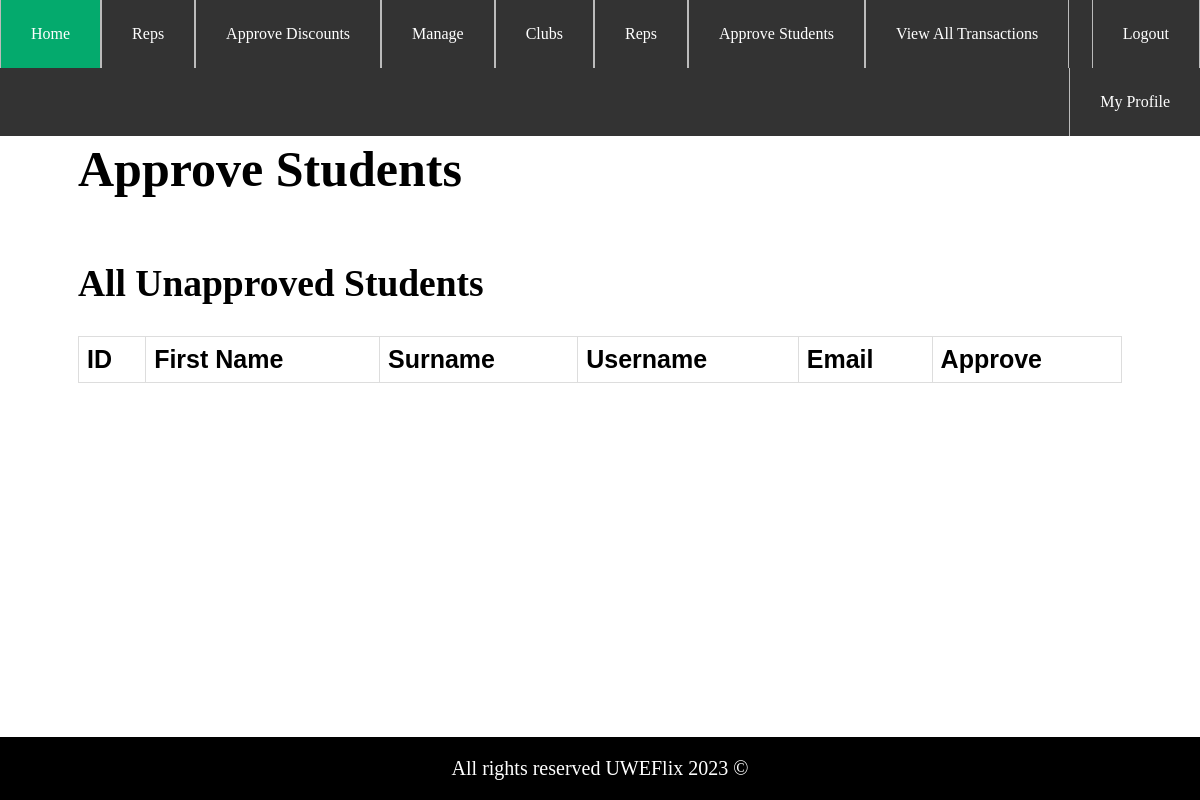
The page /manager/view_students/ (signed in) on the database as committed earlier.
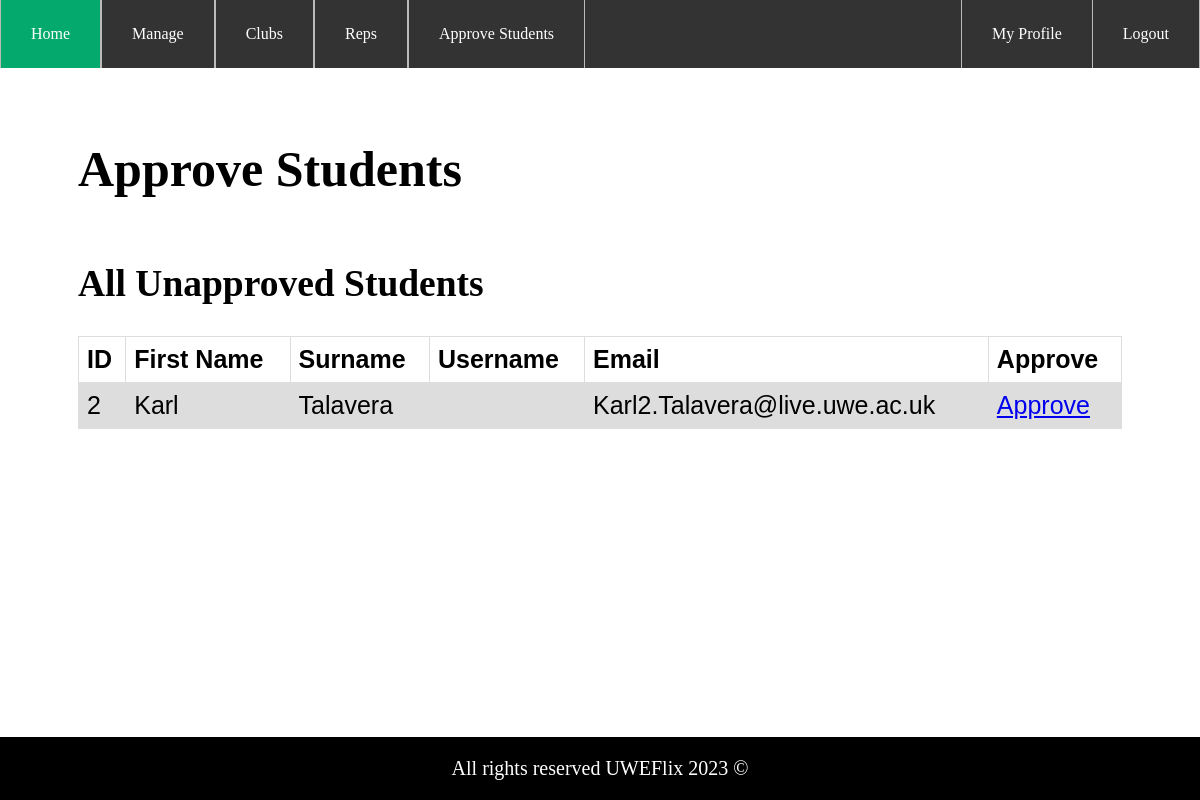
The same page on the database as committed later.
### UWEFlix/models.py (models this page shows, shortened)
class User(AbstractBaseUser, PermissionsMixin):
    email = models.EmailField(blank=True, default='', unique=True)
    username = models.CharField(max_length=150, blank=True, default='')
    first_name = models.CharField(max_length=30, blank=True)
    last_name = models.CharField(max_length=150, blank=True)
    is_active = models.BooleanField(default=False)
    is_superuser = models.BooleanField(default=False)
    is_staff = models.BooleanField(default=False)
    date_joined = models.DateTimeField(default=timezone.now)
    last_login = models.DateTimeField(blank=True, null=True)
    objects = CustomUserManager()
    USERNAME_FIELD = 'email'
    EMAIL_FIELD = 'email'
    REQUIRED_FIELDS = []
    class Meta:
        verbose_name = 'User'
        verbose_name_plural = 'Users'

### UWEFlix/decorators.py (the view)
        def wrapper_func(request, *args, **kwargs):
            group = None
            if request.user.groups.exists():
                group = request.user.groups.all()[0].name
            if group == 'Administrator' or group in allowed_roles:
                return view_func(request, *args, **kwargs)
            else:
                return redirect('Homepage')

### CinemaManager/views.py (called while the page is built)
@login_required(login_url='/login')
@allowed_users(allowed_roles='CinemaManager')
def view_students(request):
    students = User.objects.filter(groups__name='Student').filter(is_active=False)
    return render(request, 'CinemaManager/view_students.html', {'students': students})

### UWEFlix/templatetags/customtags.py (called while the page is built)
@register.filter
def has_group(user, group_name):
    return user.groups.filter(name=group_name).exists() or user.groups.filter(name='Administrator').exists()

### CinemaManager/templates/CinemaManager/view_students.html
{% extends 'ClubManager/parent.html' %}
{% block page %}
<h1>Approve Students</h1>
<div>
    <h2>All Unapproved Students </h2>
    <table style="width:100%">
        <tr>
            <th>ID</th>
            <th>First Name</th>
            <th>Surname</th>
            <th>Username</th>
            <th>Email</th>
            <th>Approve</th>
        </tr>
        {% for student in students %}
        <tr>
            <td>{{student.id}}</td>
            <td>{{student.first_name}}</td>
            <td>{{student.last_name}}</td>
            <td>{{student.username}}</td>
            <td>{{student.email}}</td>
            <td><a href="/manager/approve_student/{{student.id}}">Approve</a></td>
        </tr>
        {% endfor %}
    </table>
    <br>
</div>
{% endblock %}

Rows that differ between the two databases and show on the page:
added User: id "2", first_name "Karl", last_name "Talavera", email "Karl2.Talavera@live.uwe.ac.uk"
Other text that changed with them:
text no longer shown: "Reps Approve Discounts View All Transactions"
